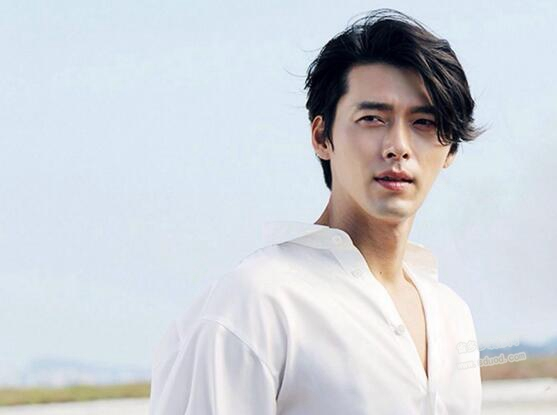
#> input picture face-login/training_data/0/xuanbin1.jpg, 557 x 415 px; its folder holds only this picture in this run
$ python face_recognition.py
#> lines starting #> are read from the running program, lines starting #| are printed output that depends on the picture
import cv2
import os
import numpy as np
import uuid

# 检测人脸
def detect_face(img):
    #将测试图像转换为灰度图像，因为opencv人脸检测器需要灰度图像
    gray = cv2.cvtColor(img, cv2.COLOR_BGR2GRAY)

    #加载OpenCV人脸检测分类器Haar
    face_cascade = cv2.CascadeClassifier('./haarcascade_frontalface_default.xml')

    #检测多尺度图像，返回值是一张脸部区域信息的列表（x,y,宽,高）
    faces = face_cascade.detectMultiScale(gray, scaleFactor=1.2, minNeighbors=5)

    # 如果未检测到面部，则返回原始图像
    if (len(faces) == 0):
        return None, None

    #目前假设只有一张脸，xy为左上角坐标，wh为矩形的宽高

    (x, y, w, h) = faces[0]
    #返回图像的正面部分
    return gray[y:y + w, x:x + h], faces[0]

# 1. 加载训练样本

# 获取训练样本目录
data_path = "training_data"
dirs = os.listdir(data_path)

faces = []   #保存脸部
labels = []  #保存标签

# 遍历样本目录
for dir_name in dirs:

    # 为了方便， 把不同人的目录命名为0 1...
    if not dir_name.isdigit():
        continue

    label = int(dir_name)

    # 建立包含当前人物人物图像的目录路径
    dir_path = data_path + "/" + dir_name
    # 获取给定人物目录内的图像名称
    images_names = os.listdir(dir_path)

    # 遍历每张人物图像并检测脸部， 将脸部信息添加到faces
    for image_name in images_names:
        # 如果不是.jpg就过滤掉
        if not image_name.endswith(".jpg") :
                continue
        # 拼接图像路径
        image_path = dir_path + "/" + image_name
        # 读取图像
        image = cv2.imread(image_path)
#> image is the input picture: shape (415, 557, 3); mean B, G, R 216.1, 210.5, 206.6
        print("========>>>正在训练"+image_path)
        #检测人脸
        face, rect = detect_face(image)
#> in detect_face, `gray = cv2.cvtColor(img, cv2.COLOR_BGR2GRAY)`:
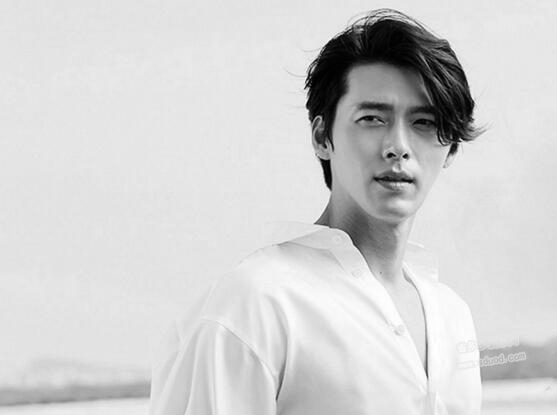
#> gray: shape (415, 557); min 0, max 255, mean 210
#> in detect_face, `faces = face_cascade.detectMultiScale(gray, scaleFactor=1.2, minNeighb..`: faces = [[317, 63, 152, 152]]
#> in detect_face, `(x, y, w, h) = faces[0]`: x = 317; y = 63; w = 152
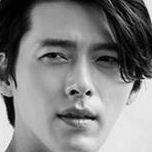
#> face: shape (152, 152); min 0, max 249, mean 129.4
#> rect = [317, 63, 152, 152]

        # 过滤掉没有检测到人脸的图片
        if face is not None:
            faces.append(face)
            labels.append(label)
#> pass 2 of the loop `for dir_name in dirs:`:
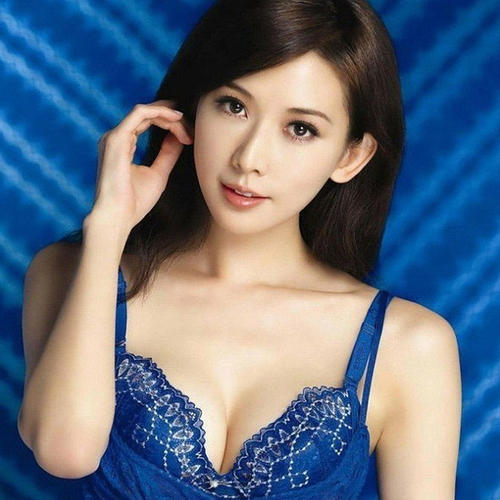
#> input picture face-login/training_data/1/lzl1.jpg, 500 x 500 px
#> image is the input picture: shape (500, 500, 3); mean B, G, R 129.6, 111.5, 97.4
#> in detect_face (call 2), `gray = cv2.cvtColor(img, cv2.COLOR_BGR2GRAY)`:
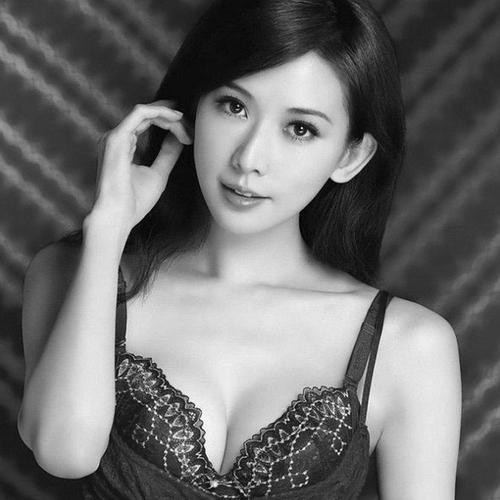
#> gray: shape (500, 500); min 0, max 255, mean 109.3
#> faces = [[172, 49, 184, 184]]
#> x = 172; y = 49; w = 184
#> `face, rect = detect_face(image)`:
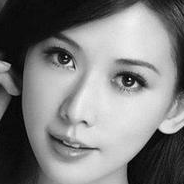
#> face: shape (184, 184); min 0, max 241, mean 125.4
#> rect = [172, 49, 184, 184]


# 2.创建LBPH识别器并开始训练
face_recognizer = cv2.face.LBPHFaceRecognizer_create()
face_recognizer.train(faces, np.array(labels))

# 表示人名与目录名的对应
subjects = ["XuanBin", "LinZhiling"]

# 3.加载测试图像并预测
def rec(rec_img):
    # img = rec_img.copy()
    #检测人脸
    face,rect = detect_face(rec_img)
    #预测人脸
    label = face_recognizer.predict(face)
    return label,rect

#根据给定的（x，y）坐标和宽度高度在图像上绘制矩形
def draw_rectangle(img, rect):
    (x, y, w, h) = rect
    cv2.rectangle(img, (x, y), (x + w, y + h), (130, 57, 53), 5)
# 根据给定的（x，y）坐标标识出人名
def draw_text(img, text, x, y):
    cv2.putText(img, text, (x, y), cv2.FONT_HERSHEY_COMPLEX, 3, (130, 57, 53), 5)
